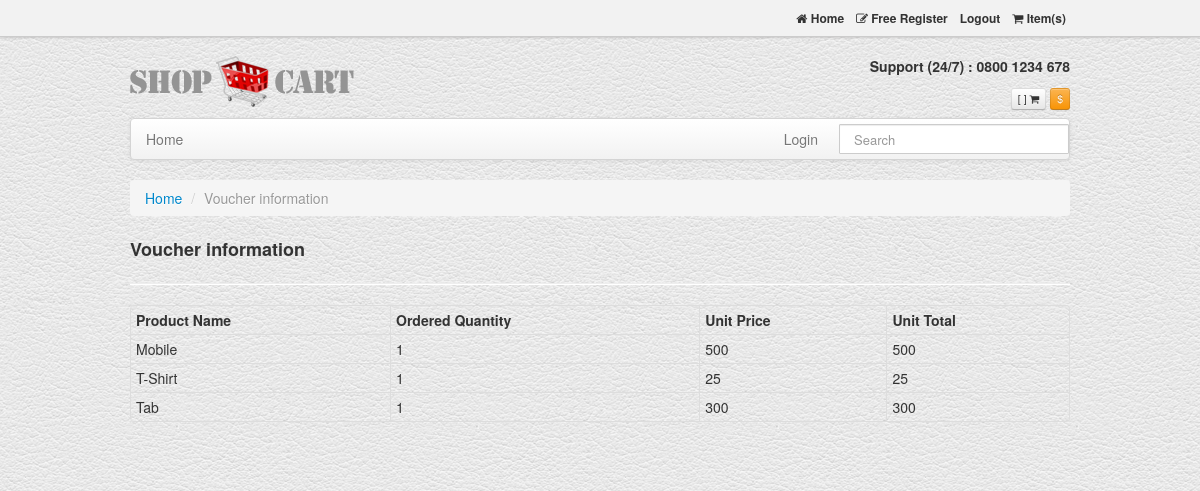
Page /show_voucher_information.php?id=26 (signed in) on the committed database.
### tables this page shows
CREATE TABLE `voucher_info` (
  `v_id` int(11) NOT NULL,
  `item_name` varchar(30) NOT NULL,
  `ordered_quantity` int(11) NOT NULL,
  `unit_price` int(11) NOT NULL
);

### show_voucher_information.php (the view, shortened to what this page needs)
<?php
include('connection.php');
$id = $_GET['id'];
$voucher_query = "SELECT * FROM voucher_info where v_id = '$id'";
$result = $connection->query($voucher_query);
?>
<!DOCTYPE html>
<html lang="en">
<head>
    <link href="assets/css/bootstrap.css" rel="stylesheet"/>
    <link href="assets/css/style.css" rel="stylesheet"/>
    <link href="assets/font-awesome/css/font-awesome.css" rel="stylesheet">
</head>
<body>
<div class="navbar navbar-inverse navbar-fixed-top">
    <div class="topNav">
        <div class="container">
            <div class="alignR">
                <a href="index.php"> <span class="icon-home"></span> Home</a>
                <a href="login.php"><span class="icon-edit"></span> Free Register </a>
                <a href="logout.php"><?php if (isset($_SESSION['user'])) echo "Logout"; ?></a>
                <a href="cart.php"><span class="icon-shopping-cart"></span> <?php if (isset($_SESSION["cart"]))
                        echo count($_SESSION["cart"]); ?> Item(s)</a>
            </div>
        </div>
    </div>
</div>
<div class="container">
    <header id="header">
        <div class="row">
            <div class="span4">
                <h1>
                    <a class="logo" href="index.php"><span>Twitter Bootstrap ecommerce template</span>
                        <img src="assets/img/logo-bootstrap-shoping-cart.png" alt="bootstrap sexy shop">
                    </a>
                </h1>
            </div>
            <div class="span8 alignR">
                <p><br> <strong> Support (24/7) : 0800 1234 678 </strong><br><br></p>
                <span class="btn btn-mini">[ <?php if (isset($_SESSION["cart"]))
                        echo count($_SESSION["cart"]); ?> ] <span
                            class="icon-shopping-cart"></span></span>
                <span class="btn btn-warning btn-mini">$</span>
            </div>
        </div>
    </header>
    <div class="navbar">
        <div class="navbar-inner">
            <div class="container">
                <div class="nav-collapse">
                    <ul class="nav">
                        <li class=""><a href="index.php">Home </a></li>
                    </ul>
                    <form action="search.php" method="post" class="navbar-search pull-right">
                        <input type="text" name="search_name" placeholder="Search" class="search-query span2">
                    </form>
                    <ul class="nav pull-right">
                        <li class="dropdown">
                            <a href="login.php"> Login </a>
                        </li>
                    </ul>
                </div>
            </div>
        </div>
    </div>
    <div class="row">
        <div class="span12">
            <ul class="breadcrumb">
                <li><a href="index.php">Home</a> <span class="divider">/</span></li>
                <li class="active">Voucher information</li>
            </ul>
            <h3> Voucher information</h3>
            <hr class="soft"/>
            <div class="row">
                <div class="span12">
                    <table class="table table-bordered table-condensed">
                        <thead>
                        <th>Product Name</th>
                        <th>Ordered Quantity</th>
                        <th>Unit Price</th>
                        <th>Unit Total</th>
                        </thead>
                        <tbody>
                        <?php while ($row = $result->fetch_assoc()) {
                            echo "<tr><td>" . $row['item_name'] . "</td>";
                            echo "<td>" . $row['ordered_quantity'] . "</td>";
                            echo "<td>" . $row['unit_price'] . "</td>";
                            echo "<td>" . $row['ordered_quantity'] * $row['unit_price'] . "</td>";
                            echo "</tr>";
                        }
                        ?>
                        </tbody>
                    </table>
                </div>
                <div class="span1"> &nbsp;</div>
            </div>
            <div class="span12">
            </div>
        </div>
    </div>
</div>
</body>
</html>

### assets/css/style.css (style rules this page uses)
body { background:url(assets/img/white_leather.png) repeat 0 0; }
#header { padding:8px 0 8px; }
#header a { text-decoration:none }
#header p { padding:0; margin:0; line-height:1em; font-size:100% }
#header h1 { margin:0;line-height:1em }
#header { padding-top:44px; }
.logo { padding-top: 11px;display: block; }
h3 { font-size: 18px;line-height: 1.5em; }
.navbar-inner { padding-left: 0;padding-right: 0; }
.alignR { text-align:right; }
.navbar .nav , .marginLess { margin:0 }
.navbar-search .search-query { padding: 4px 14px;-moz-border-radius: 1px;-webkit-border-radius: 1px;border-radius: 1px;line-height: 1.5em; min-width: 200px; }
.navbar-search { margin-left:6px; }
.topNav { padding: 0;border-bottom: 1px solid #CCC;background: #f2f2f2;box-shadow: 0 0 3px #B1AFAF; }
.topNav a { color:#333; font-size:12px; font-weight:bold; display:inline-block; padding:8px 4px; }

### rows in the picture
voucher_info: item_name "Mobile", ordered_quantity "1", unit_price "500", $row['ordered_quantity']*$row['unit_price'] "500"
voucher_info: item_name "T-Shirt", ordered_quantity "1", unit_price "25", $row['ordered_quantity']*$row['unit_price'] "25"
voucher_info: item_name "Tab", ordered_quantity "1", unit_price "300", $row['ordered_quantity']*$row['unit_price'] "300"
